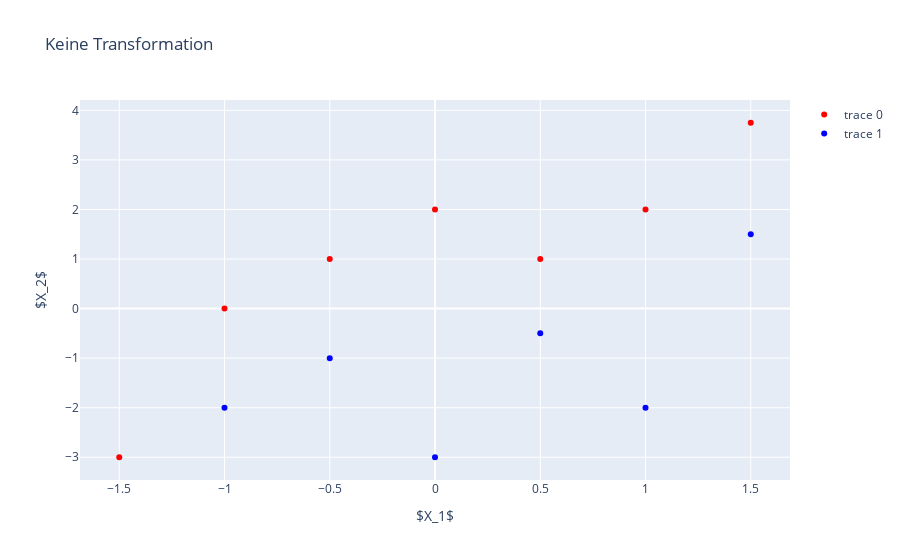

The cell this chart's notebook holds for it:
### Markdown cell above
First, plot the data as a colored scatter plot in python to verify that the data is not linearly separable.

Then consider the following transformations:

 - $\phi_1(x_1, x_2) = (x^2_1, x_2)$
 - $\phi_2(x_1, x_2) = (x^3_1 - 2x_1, x_2)$
 - $\phi_3(x_1, x_2) = (x^3_1, x_2)$
 
For each transformation, create a new scatter plot.


Include all four plots in the jupyter notebook and discuss which of the transformations can be used to make the data linearly separable.
For those transformations that make the data linearly separable, add a hyperplane (not necessarily the MMH!) to the plot that separates the data.
All plots must be labeled with the appropriate transformation.

### Code cell
# TODO
fig = go.Figure()
fig.add_trace(go.Scatter(x=dfq["$X_1$"][:7],y=dfq["$X_2$"][:7],mode="markers",marker=dict(color="red")))
fig.add_trace(go.Scatter(x=dfq["$X_1$"][7:],y=dfq["$X_2$"][7:],mode="markers",marker=dict(color="blue")))
fig.update_layout(
    title="Keine Transformation",
    xaxis_title="$X_1$",
    yaxis_title="$X_2$")
fig.show()

### Figure 1 — Plotly figure (JSON) as saved in the notebook; plotly's stock layout.template omitted (floating-point values rounded to 4 significant figures)
{"data": [{"marker": {"color": "red"}, "mode": "markers", "type": "scatter", "x": [-1.5, -1, -0.5, 0, 0.5, 1, 1.5], "y": [-3, 0, 1, 2, 1, 2, 3.75]}, {"marker": {"color": "blue"}, "mode": "markers", "type": "scatter", "x": [-1, -0.5, 0, 0.5, 1, 1.5], "y": [-2, -1, -3, -0.5, -2, 1.5]}], "layout": {"title": {"text": "Keine Transformation"}, "xaxis": {"title": {"text": "$X_1$"}}, "yaxis": {"title": {"text": "$X_2$"}}}}
